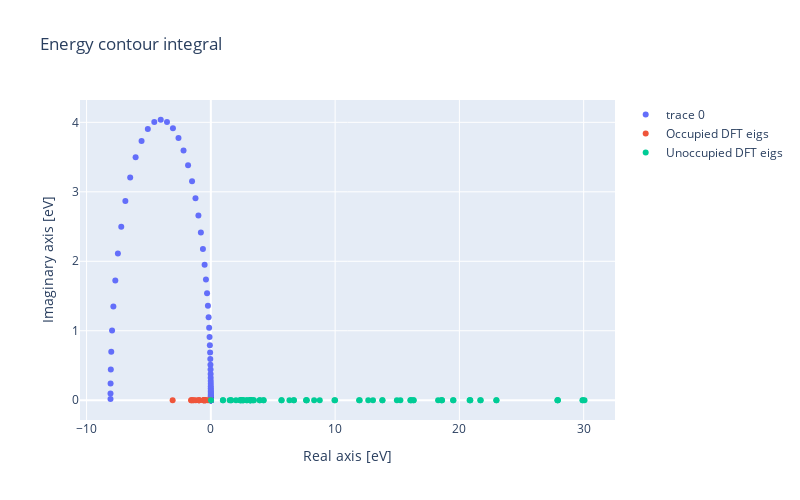

Notebook code for this chart:
### Code cell
simulation_contour = grogupy.Contour(
    eset=100,
    esetp=10000,
    emin=None,
    emax=0,
    emin_shift=-5,
    emax_shift=0,
    eigfile=infile,
)
simulation_contour.plot().show()
simulation_contour
